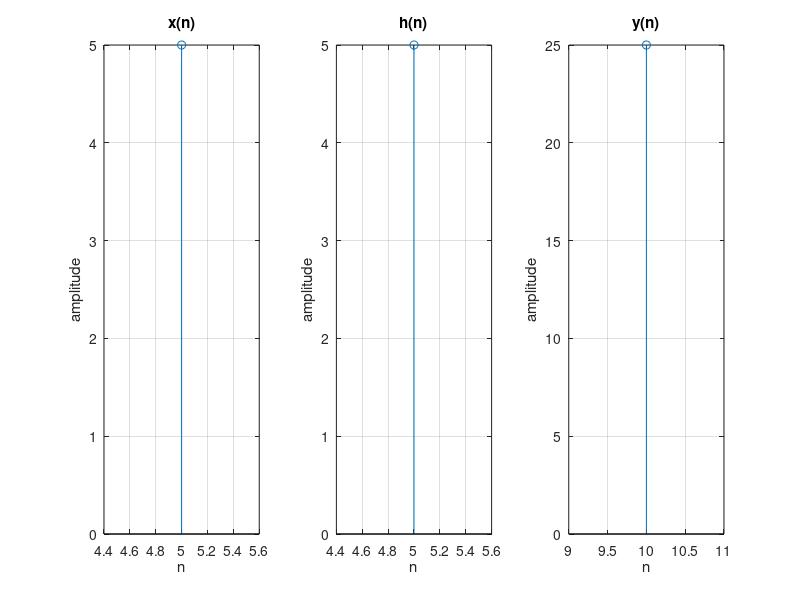

This chart was generated by the following MATLAB code:
clc;
clear all;
close all;

x=input('enter first sequence:');
h=input("enter second sequence:");
lx=length(x);
lh=length(h);
lt=lx+lh-1;
sx=input("enter starting index of first sequence:");
sh=input("enter starting index of second sequence:");
rx=sx:1:lx+sx-1;
rh=sh:1:lh+sh-1;
rt=sx+sh:1:lt+sx+sh-1;
y=conv(x,h);
disp(" convoluted output:")
disp(y);

%ploting
subplot(1,3,1);
stem(rx,x);
xlabel('n');
ylabel('amplitude');
grid on;
title('x(n)');

subplot(1,3,2);
stem(rh,h);
xlabel('n');
ylabel('amplitude');
grid on;
title('h(n)');

subplot(1,3,3);
stem(rt,y);
xlabel('n');
ylabel('amplitude');
grid on;
title('y(n)');
